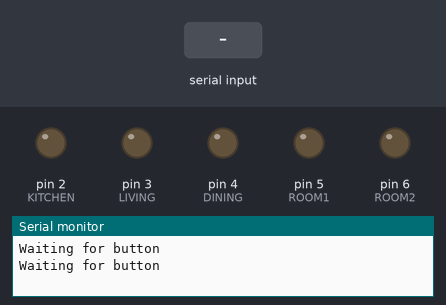
The sketch below on a simulated Arduino Uno, built with avr-gcc and run on an emulated ATmega328P. Parts: output pins drawn as LEDs (lit = HIGH), the last lines printed to the serial monitor. Inputs (shaded band) come from the test bench.

Above: at 1.2 s.
1.3 s: "90,45\n" received over Serial
2.8 s: "1,90\n" received over Serial
4.3 s: "5\n" received over Serial
At 4.6 s:
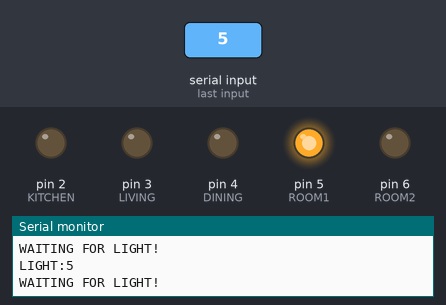
Timing chart, 0 to 7.3 s (numbered marks = the images above; inputs shaded):
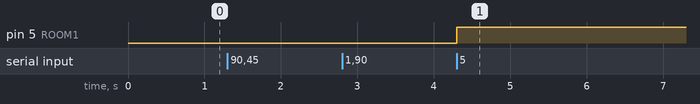

The sketch:

house_v1.ino
```cpp
#define LIGHTS  1
#define ALARMS  2
#define TEMP 3
#define KEY 4
#define MODES 5
#define INFO 6

// LIGHTS (case values & pin numbers)
#define KITCHEN 2
#define LIVING 3
#define DINING 4
#define ROOM1 5
#define ROOM2 6
#define ALLOFF 7

#define BACK -1

void setup() {
  // put your setup code here, to run once:

  // Serial
  Serial.begin(9600);
  while(!Serial);

  // LEDS configuration
  pinMode(KITCHEN, OUTPUT);
  pinMode(LIVING, OUTPUT);
  pinMode(DINING, OUTPUT);
  pinMode(ROOM1, OUTPUT);
  pinMode(ROOM2, OUTPUT);

}

void loop() {
  int button = 0;
  while(1){
    Serial.println("Waiting for button");
    button = Serial.parseInt();
    if(button != 0)
    {
      break;
    }
  }
  Serial.print("Button ");
  Serial.println(button);
  switch(button) {
    case LIGHTS:
      Serial.println("LIGHTS!");
      turnOnOffLights();
      break;

   case ALARMS:
    break;

    case TEMP:
      break;

    case KEY:
      break;

    case MODES:
      break;

    case INFO:
      break;

    default:
      break;
  }
}

void turnOnOffLights() {
  lights:
    int light = 0;
    while(1){
      Serial.println("WAITING FOR LIGHT!");
      light = Serial.parseInt();
      if(light != 0) {
        break;
      }
    }
    Serial.print("LIGHT:");
    Serial.println(light);

    switch(light) {
      case KITCHEN:
         digitalWrite(KITCHEN, !digitalRead(KITCHEN));
         break;
       case LIVING:
        digitalWrite(LIVING, !digitalRead(LIVING));
        break;
       case DINING:
        digitalWrite(DINING, !digitalRead(DINING));
        break;
       case ROOM1:
        digitalWrite(ROOM1, !digitalRead(ROOM1));
        break;
       case ROOM2:
        digitalWrite(ROOM2, !digitalRead(ROOM2));
        break;
       case ALLOFF:
        digitalWrite(KITCHEN, LOW);
        digitalWrite(LIVING, LOW);
        digitalWrite(DINING, LOW);
        digitalWrite(ROOM1, LOW);
        digitalWrite(ROOM2, LOW);
        break;
       case BACK:
        return;
       default:
        break;
    }
    goto lights;
}

int readBth() {
  if (Serial.available()) {
    return Serial.read();
  }
  else {
    return -1;
  }
}

int selectMode(){

}
```

Measured:
- after the input at 4.3 s, pin 5 (ROOM1): LOW → HIGH at once
